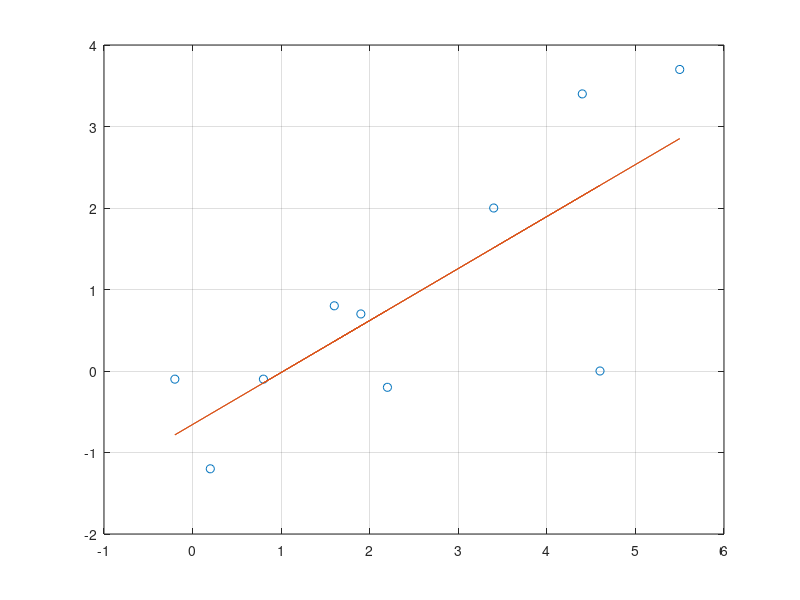
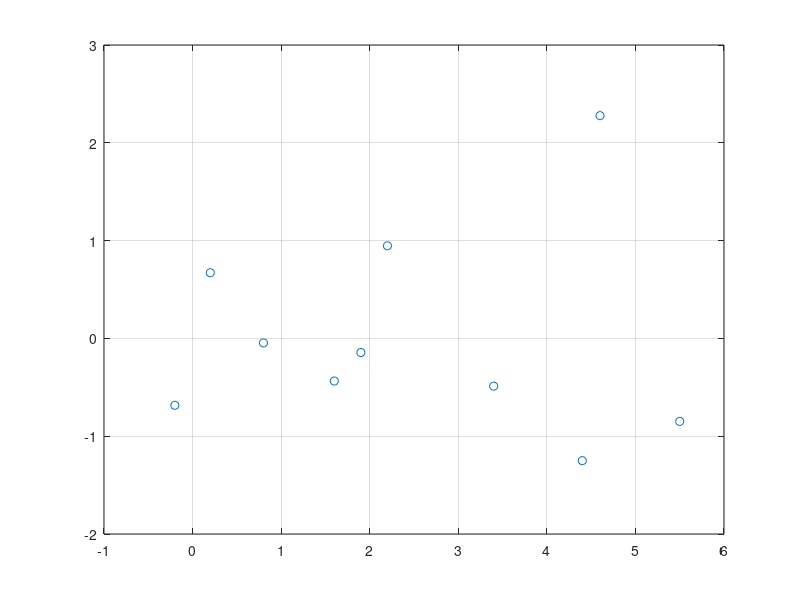
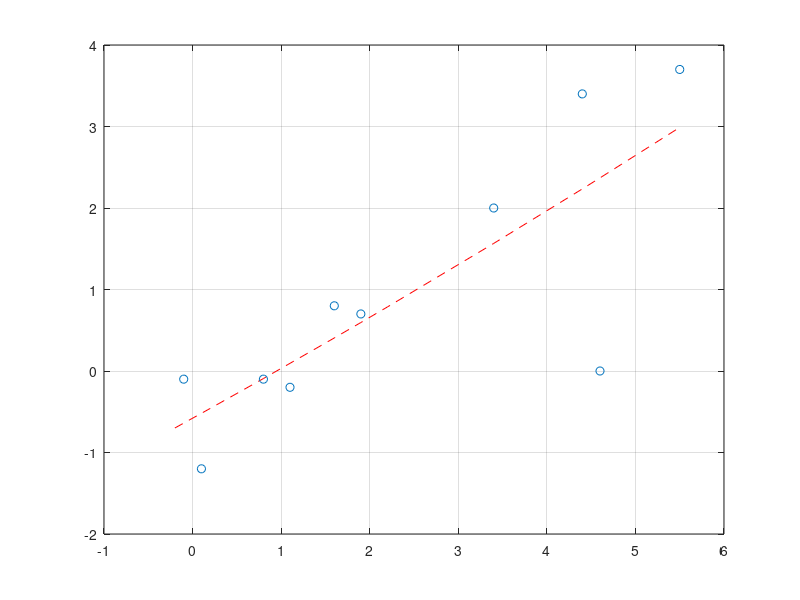
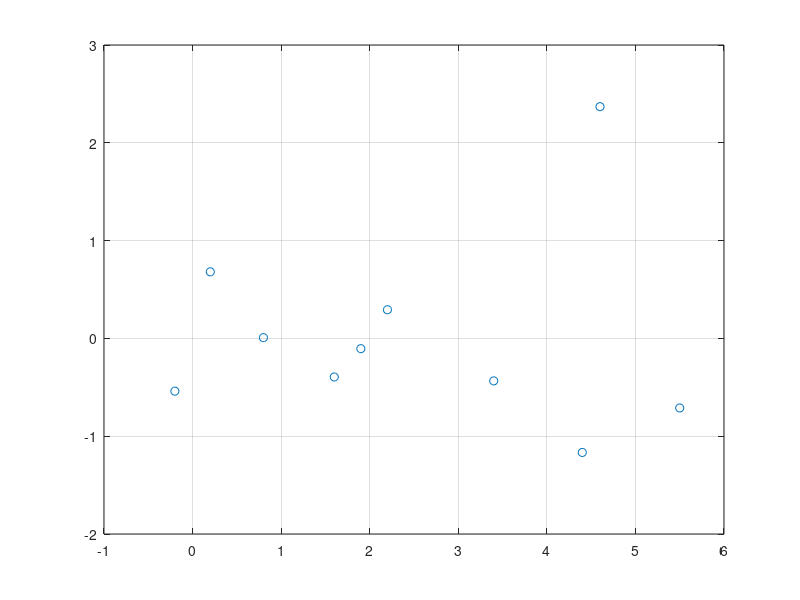

The MATLAB script that drew these images, in order:
xp = [1.9 0.8 2.2 0.2 -0.2 4.4 4.6 1.6 5.5 3.4];
yp = [0.7 -0.1 -0.2 -1.2 -0.1 3.4 0.0 0.8 3.7 2.0];

y = @(b) b(1)+xp*b(2);
ysum = @(b) sum((y(b)-yp).^2);
newb = fminsearch(ysum, [0 0]);
plot(xp, yp, 'o')
grid on, hold on
plot(xp, y(newb))
figure(2)
plot(xp, y(newb)-yp, 'o');grid on

xp2 = [1.9 0.8 1.1 0.1 -0.1 4.4 4.6 1.6 5.5 3.4];
yp2 = [0.7 -0.1 -0.2 -1.2 -0.1 3.4 0.0 0.8 3.7 2.0];

y2 = @(b) b(1)+xp2*b(2) + xp2.^2*b(3);
y2sum = @(b) sum((y2(b) - yp2).^2);
newb2 = fminsearch(y2sum,[0 0 0]);
stxp = sort(xp);
sty2 = @(b) b(1)+stxp*b(2) + stxp.^2*b(3);
figure(3)
plot(stxp,sty2(newb2),'--r',xp2,yp2,'o');
grid on
figure(4)
plot(xp,y2(newb2)-yp2,'o')
grid on
